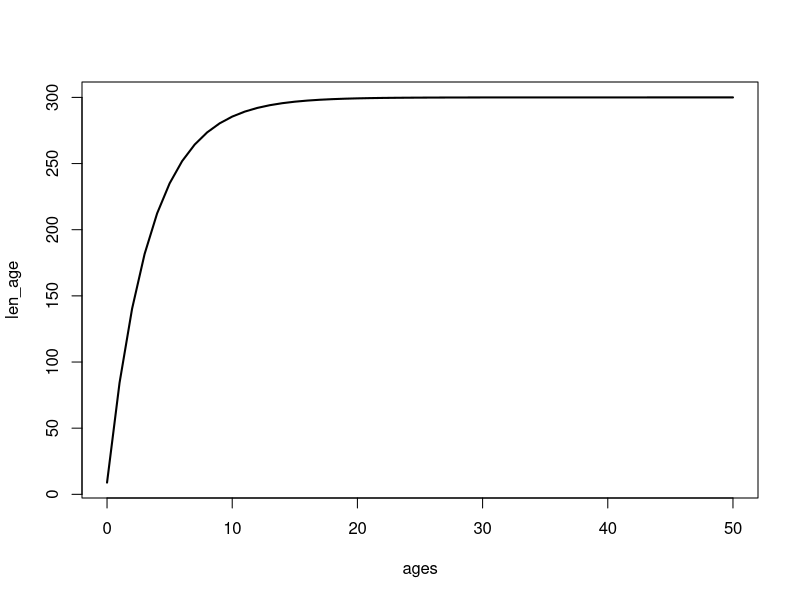

Recreate this plot in R.
## ---- chunk 1
1 + 1
## ---- chunk 2
sin(2)
## ---- chunk 3
linf = 300
k = 0.3
t0 = -0.1
ages = 0:50
len_age = linf*(1-exp(-k*(ages-t0)))
plot(ages,len_age,type="l",lwd=2)
abline()
